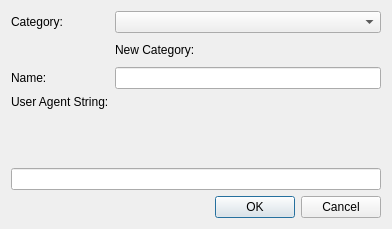
<?xml version="1.0" encoding="UTF-8"?>
<ui version="4.0">
 <class>AddUserAgentDialog</class>
 <widget class="QDialog" name="AddUserAgentDialog">
  <property name="geometry">
   <rect>
    <x>0</x>
    <y>0</y>
    <width>392</width>
    <height>229</height>
   </rect>
  </property>
  <property name="windowTitle">
   <string>Add an User Agent</string>
  </property>
  <layout class="QVBoxLayout" name="verticalLayout">
   <item>
    <layout class="QFormLayout" name="formLayout">
     <property name="sizeConstraint">
      <enum>QLayout::SetDefaultConstraint</enum>
     </property>
     <property name="labelAlignment">
      <set>Qt::AlignLeading|Qt::AlignLeft|Qt::AlignVCenter</set>
     </property>
     <property name="formAlignment">
      <set>Qt::AlignRight|Qt::AlignTop|Qt::AlignTrailing</set>
     </property>
     <item row="0" column="0">
      <widget class="QLabel" name="labelCategory">
       <property name="text">
        <string>Category:</string>
       </property>
      </widget>
     </item>
     <item row="0" column="1">
      <widget class="QComboBox" name="comboBoxCategory"/>
     </item>
     <item row="1" column="0">
      <spacer name="horizontalSpacer">
       <property name="orientation">
        <enum>Qt::Horizontal</enum>
       </property>
       <property name="sizeHint" stdset="0">
        <size>
         <width>40</width>
         <height>20</height>
        </size>
       </property>
      </spacer>
     </item>
     <item row="1" column="1">
      <layout class="QHBoxLayout" name="horizontalLayout_2">
       <item>
        <widget class="QLabel" name="labelAddCategory">
         <property name="text">
          <string>New Category:</string>
         </property>
        </widget>
       </item>
       <item>
        <widget class="QPushButton" name="pushButtonAddCategory">
         <property name="text">
          <string/>
         </property>
         <property name="icon">
          <iconset resource="../application.qrc">
           <normaloff>:/plus_icon.png</normaloff>:/plus_icon.png</iconset>
         </property>
         <property name="iconSize">
          <size>
           <width>24</width>
           <height>24</height>
          </size>
         </property>
         <property name="flat">
          <bool>true</bool>
         </property>
        </widget>
       </item>
      </layout>
     </item>
     <item row="2" column="0">
      <widget class="QLabel" name="labelAgentName">
       <property name="text">
        <string>Name:</string>
       </property>
      </widget>
     </item>
     <item row="2" column="1">
      <widget class="QLineEdit" name="lineEditAgentName"/>
     </item>
     <item row="3" column="0">
      <widget class="QLabel" name="labelAgentValue">
       <property name="text">
        <string>User Agent String:</string>
       </property>
      </widget>
     </item>
    </layout>
   </item>
   <item>
    <widget class="QLineEdit" name="lineEditAgentValue"/>
   </item>
   <item>
    <widget class="QDialogButtonBox" name="buttonBox">
     <property name="orientation">
      <enum>Qt::Horizontal</enum>
     </property>
     <property name="standardButtons">
      <set>QDialogButtonBox::Cancel|QDialogButtonBox::Ok</set>
     </property>
    </widget>
   </item>
  </layout>
 </widget>
 <resources>
  <include location="../application.qrc"/>
 </resources>
 <connections>
  <connection>
   <sender>buttonBox</sender>
   <signal>accepted()</signal>
   <receiver>AddUserAgentDialog</receiver>
   <slot>accept()</slot>
   <hints>
    <hint type="sourcelabel">
     <x>248</x>
     <y>254</y>
    </hint>
    <hint type="destinationlabel">
     <x>157</x>
     <y>274</y>
    </hint>
   </hints>
  </connection>
  <connection>
   <sender>buttonBox</sender>
   <signal>rejected()</signal>
   <receiver>AddUserAgentDialog</receiver>
   <slot>reject()</slot>
   <hints>
    <hint type="sourcelabel">
     <x>316</x>
     <y>260</y>
    </hint>
    <hint type="destinationlabel">
     <x>286</x>
     <y>274</y>
    </hint>
   </hints>
  </connection>
 </connections>
</ui>
